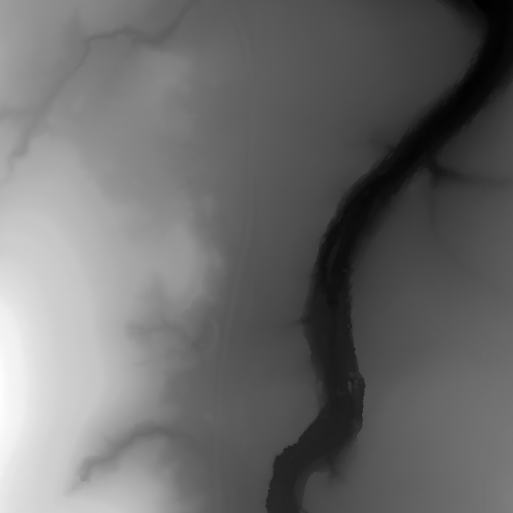
#> input picture models/hill_terrain/meshes/terrain.tif, 513 x 513 px
$ python build_hill_terrain_collision.py
#> lines starting #> are read from the running program, lines starting #| are printed output that depends on the picture
#!/usr/bin/env python3
"""Regenerate hill_terrain's collision mesh from the real DEM crop.

meshes/terrain.tif is a 513x513, 1 m/pixel elevation crop (EPSG:6343) covering
the map_bounds.txt survey area, streamed from the USGS 3DEP one-meter lidar
mosaic (maps/TX_Central_B1_2017.vrt). The Conda Gazebo build loads that GeoTIFF
directly as the visual heightmap (gz-common's geospatial DEM loader), but its
default physics backend does not reliably build heightmap collision, so this
script derives a matching decimated collision mesh from the same elevations
(same subsampling and coordinate convention as the original synthetic
generate_terrain.py, just with real data).
"""

from pathlib import Path

import numpy as np
from PIL import Image

ROOT = Path(__file__).resolve().parents[1]
DEM = ROOT / "models" / "hill_terrain" / "meshes" / "terrain.tif"
COLLISION_OUTPUT = ROOT / "models" / "hill_terrain" / "meshes" / "collision.obj"

SIZE_XY = 512.0  # meters; matches <size> in model.sdf (513 samples @ 1 m/px)


def main() -> None:
    elevation = np.array(Image.open(DEM), dtype=np.float64)
    min_elev, max_elev = float(elevation.min()), float(elevation.max())
#> min_elev = 230.1; max_elev = 295.6
    relief = max_elev - min_elev
#> relief = 65.48

    collision = elevation[::4, ::4] - min_elev  # meters above the crop's low point
    rows, cols = collision.shape
#> rows = 129; cols = 129
    dz_dy, dz_dx = np.gradient(
        collision, SIZE_XY / (rows - 1), SIZE_XY / (cols - 1)
    )
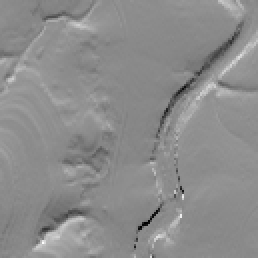
#> dz_dy: shape (129, 129) float64 (shown 2 times larger); min -1.31, max 1.11, mean 0.0206; drawn with min black and max white
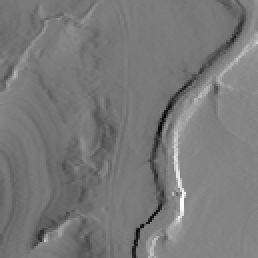
#> dz_dx: shape (129, 129) float64 (shown 2 times larger); min -1.46, max 1.48, mean -0.0612; drawn with min black and max white
    normals = np.stack((-dz_dx, dz_dy, np.ones_like(collision)), axis=-1)
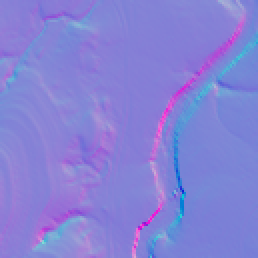
#> normals: shape (129, 129, 3) float64 (shown 2 times larger); mean of channels 0, 1, 2 0.0612, 0.0206, 1; drawn with min black and max white
    normals /= np.linalg.norm(normals, axis=-1, keepdims=True)
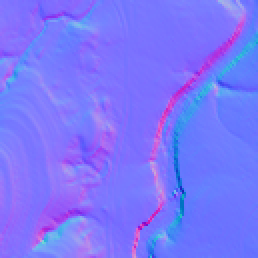
#> normals: shape (129, 129, 3) float64 (shown 2 times larger); mean of channels 0, 1, 2 0.0575, 0.0216, 0.976; drawn with min black and max white

    with COLLISION_OUTPUT.open("w", encoding="ascii") as mesh:
        mesh.write("# hill_terrain collision mesh, decimated from meshes/terrain.tif\n")
        for row in range(rows):
            world_y = SIZE_XY / 2 - SIZE_XY * row / (rows - 1)
            for col in range(cols):
                world_x = -SIZE_XY / 2 + SIZE_XY * col / (cols - 1)
                world_z = collision[row, col]
                mesh.write(f"v {world_x:.5f} {world_y:.5f} {world_z:.5f}\n")
        for normal_x, normal_y, normal_z in normals.reshape(-1, 3):
            mesh.write(f"vn {normal_x:.6f} {normal_y:.6f} {normal_z:.6f}\n")
#> this loop made 16641 passes
#> (normal_x, normal_y, normal_z) on passes 1 to 3: (0.0908, 0.0291, 0.995), (0.0878, 0.0204, 0.996), (0.106, 0.00746, 0.994)
        for row in range(rows - 1):
            for col in range(cols - 1):
                a = row * cols + col + 1
                b, c, d = a + 1, a + cols, a + cols + 1
                mesh.write(f"f {a}//{a} {c}//{c} {b}//{b}\n")
                mesh.write(f"f {b}//{b} {c}//{c} {d}//{d}\n")

    print(f"min elevation {min_elev:.3f} m, max elevation {max_elev:.3f} m, relief {relief:.3f} m")
#| min elevation 230.112 m, max elevation 295.589 m, relief 65.477 m
    print(f"Wrote {COLLISION_OUTPUT} ({rows}x{cols} collision grid)")
#| Wrote models/hill_terrain/meshes/collision.obj (129x129 collision grid)


if __name__ == "__main__":
    main()
